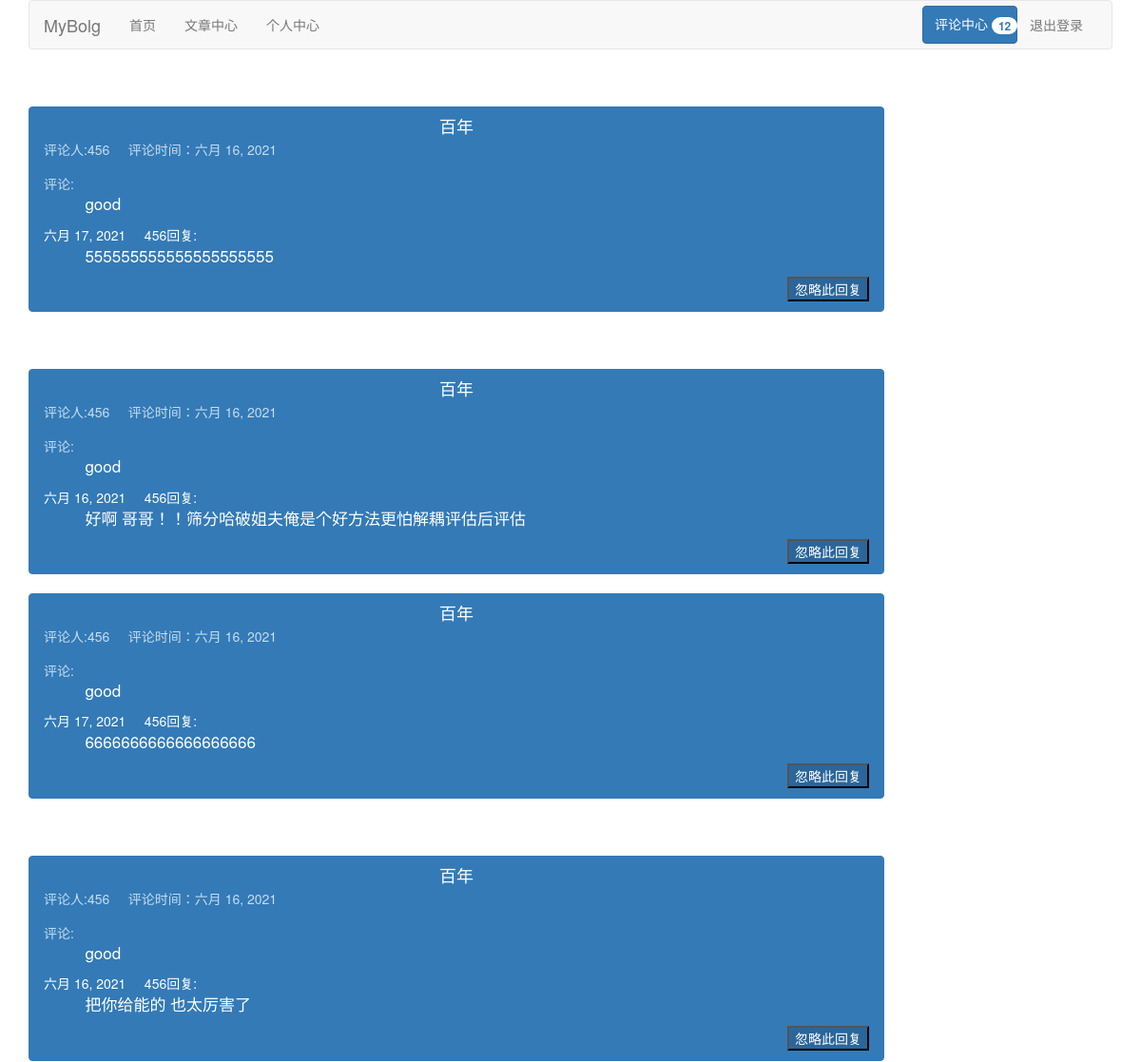
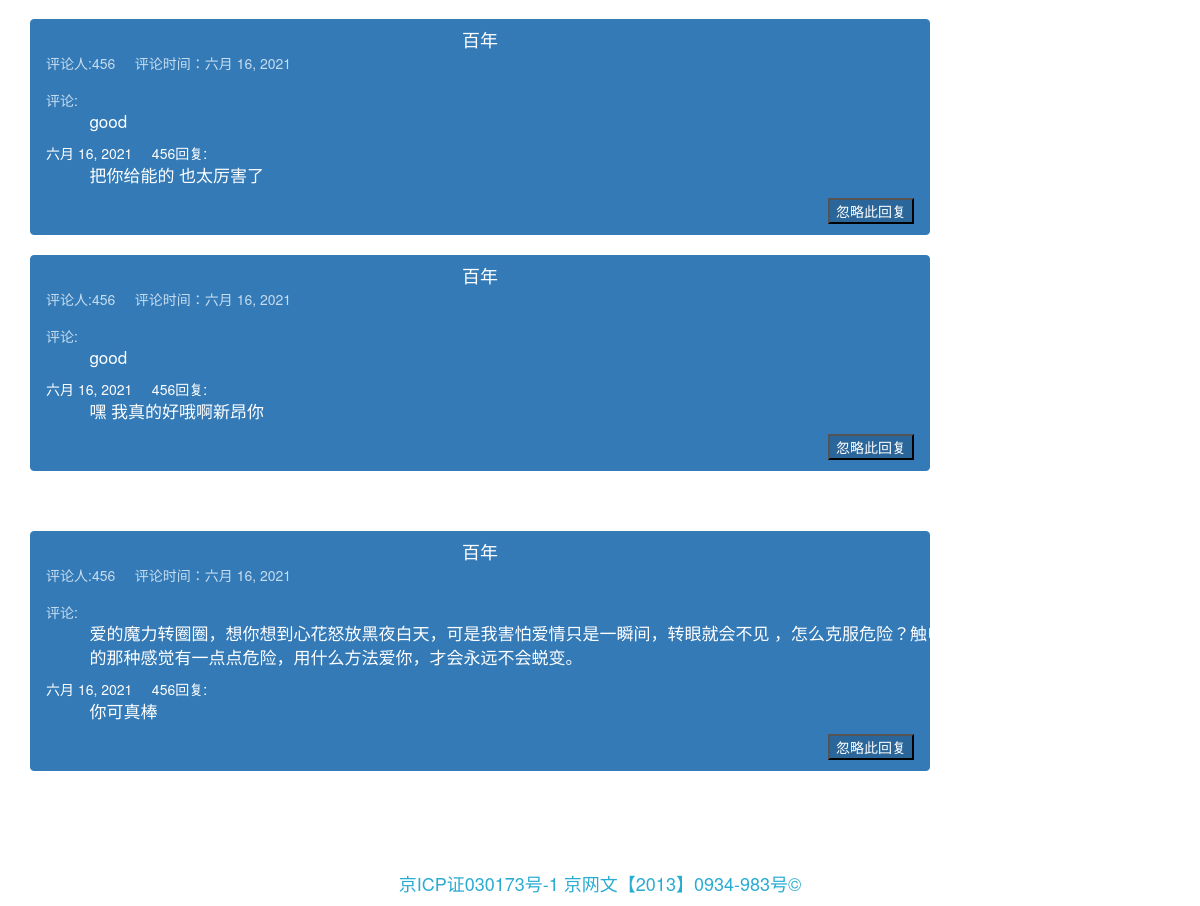
/reply_center/ (signed in), run on the app's committed database (2 pictures, top to bottom).
### blog/models.py (models this page shows, shortened)
class Comment(models.Model):
    content = models.TextField('内容')
    created = models.DateField('时间', auto_now=True)
    article = models.ForeignKey(Article, on_delete=models.CASCADE, verbose_name='文章')
    name = models.ForeignKey(UserProfile, on_delete=models.SET_NULL, null=True, blank=True, verbose_name='评论人')
    undiscuss = models.BooleanField('未处理评论', default=True)
    class Meta:
        verbose_name_plural = verbose_name = '评论'

class Article(models.Model):
    author = models.ForeignKey(UserProfile, on_delete=models.DO_NOTHING, verbose_name='作者')
    title = models.CharField('标题', max_length=50)
    content = models.TextField('内容') # '<html><body><h1>标题一</h1></body></html>'
    pub_time = models.DateTimeField('创建日期', auto_now=True)
    category = models.ForeignKey(Category, on_delete=models.SET_NULL, verbose_name='类别', null=True, blank=True)
    tag = models.ManyToManyField(Tag, verbose_name='标签')
    visitor = models.IntegerField('访问量', default=0)
    discuss = models.BooleanField('是否允许别人评论', default=True)
    display = models.BooleanField('是否展示自己的文章', default=True)
    class Meta:
        verbose_name_plural = verbose_name = '文章'
    def __str__(self):
        return self.title

class CommentReply(models.Model):
    content = models.TextField('内容')
    created = models.DateField('时间', auto_now=True)
    comment = models.ForeignKey(Comment, on_delete=models.CASCADE, verbose_name='评论')
    reply_user = models.ForeignKey(
        UserProfile, on_delete=models.SET_NULL, null=True, blank=True, verbose_name='回复人',
        related_name='reply_user'
    )
    comment_user = models.ForeignKey(
        UserProfile, on_delete=models.SET_NULL, null=True, blank=True, verbose_name='被回复人',
        related_name='comment_user'
    )
    unreply = models.BooleanField('未处理回复', default=True)
    class Meta:
        verbose_name_plural = verbose_name = '评论回复'

class UserProfile(AbstractUser):
    gender = (
        ('male', "男"),
        ('female', "女")
    )
    username = models.CharField(max_length=45, unique=True)
    password = models.CharField(max_length=45)
    email = models.EmailField(unique=True)
    sex = models.CharField(max_length=32, choices=gender, default="male")
    create_time = models.DateTimeField(auto_now_add=True)
    hobby = models.TextField()
    def __str__(self):
        return self.username
    class Meta:
        verbose_name_plural=verbose_name = '用户信息'

### blog/views.py (the view)
# urls.py: path('reply_center/', views.reply_center),
def reply_center(request):
    if not request.user.is_authenticated:
        return redirect('/login/')
    user = request.user
    article = models.Article.objects.filter(author=user).all()
    list1 = []
    for i in article:
        comment = models.Comment.objects.filter(article=i).all().order_by('-created')
        for a in comment:
            reply_all = a.commentreply_set.filter(unreply=True).all()
            list1.append({'comment': a, 'reply1': reply_all})
    if request.method == 'POST':
        comment_id = request.POST.get("reply_comment_id")
        models.CommentReply.objects.filter(id=comment_id).update(unreply=False)
    return render(request, 'reply_center.html/', {'list1': list1, 'count': census(request)})

### blog/views.py (called while the page is built)
def census(request):
    user = request.user
    article = models.Article.objects.filter(author=user).all()
    chen = 0
    dan = 0
    for i in article:
        comment = models.Comment.objects.filter(undiscuss=True, article=i).all()
        a = len(comment)
        chen = chen+a
        for c in comment:
            b = len(models.CommentReply.objects.filter(unreply=True, comment=c).all())
            dan = dan+b
    count1 = chen+dan
    return count1

### blog/templates/reply_center.html (shortened to what this page needs)
{% extends "base.html" %}
{% block content %}
        {% for i in list1 %}
            {% for a in i.reply1 %}
            {% if a %}
                <div class="list-group" style="width: 900px;">
                    <a href="/detail_article/?article_id={{ i.comment.article.id }}" class="list-group-item active">
                    <h4 class="list-group-item-heading" style="text-align: center">{{ i.comment.article }}</h4>
                    <p class="list-group-item-text">评论人:{{ i.comment.name }}&nbsp;&nbsp;&nbsp;&nbsp;&nbsp;评论时间：{{ i.comment.created }}<br><br>
                        评论:<p style="font-size:17px;position: relative;left: 5%;">{{ i.comment.content }}</p>
                    </p>
                        {{ a.created }}&nbsp;&nbsp;&nbsp;&nbsp;&nbsp;{{ a.reply_user }}回复:<br><p style="font-size:17px;position: relative;left: 5%;">{{ a.content }}</p>
                        <form method="post">
                            <div style="text-align: right">
                                <button style="background-color: #2b669a"  type="submit">忽略此回复</button>
                            </div>
                </form>
                    </a>
                </div>
                {% endif %}
                {% endfor %}
                <br><br>
        {% endfor %}
{% endblock %}

### data on the page
Comment: comment.article "百年", comment.name "456", comment.created "六月 16, 2021", comment.content "good"
CommentReply: created "六月 17, 2021", reply_user "456", content "555555555555555555555"
Comment: comment.article "百年", comment.name "456", comment.created "六月 16, 2021", comment.content "good"
CommentReply: created "六月 16, 2021", reply_user "456", content "好啊 哥哥！！筛分哈破姐夫俺是个好方法更怕解耦评估后评估"
CommentReply: created "六月 17, 2021", reply_user "456", content "6666666666666666666"
Comment: comment.article "百年", comment.name "456", comment.created "六月 16, 2021", comment.content "good"
CommentReply: created "六月 16, 2021", reply_user "456", content "把你给能的 也太厉害了"
CommentReply: created "六月 16, 2021", reply_user "456", content "把你给能的 也太厉害了"
CommentReply: created "六月 16, 2021", reply_user "456", content "嘿 我真的好哦啊新昂你"
Comment: comment.article "百年", comment.name "456", comment.created "六月 16, 2021", comment.content "爱的魔力转圈圈，想你想到心花怒放黑夜白天，可是我害怕爱情只是一瞬间，转眼就会不见 ，怎么克服危险？触电的那种感觉有一点点危险，用什么方法爱你，才会永远不会蜕变。"
CommentReply: created "六月 16, 2021", reply_user "456", content "你可真棒"

### other printed values
{{ count }} "12"
